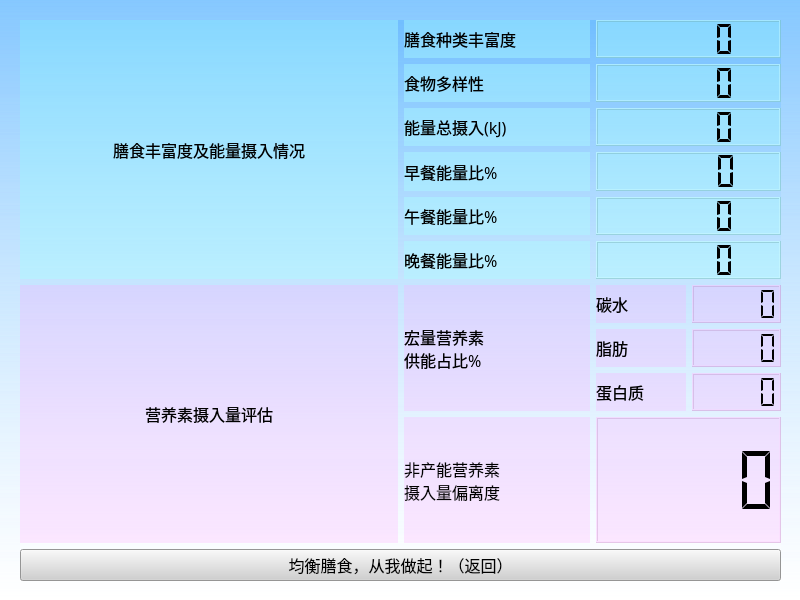
<?xml version="1.0" encoding="UTF-8"?>
<ui version="4.0">
 <class>showpanel</class>
 <widget class="QWidget" name="showpanel">
  <property name="geometry">
   <rect>
    <x>0</x>
    <y>0</y>
    <width>800</width>
    <height>600</height>
   </rect>
  </property>
  <property name="font">
   <font>
    <family>楷体</family>
    <pointsize>12</pointsize>
   </font>
  </property>
  <property name="windowTitle">
   <string>膳食评价</string>
  </property>
  <property name="windowIcon">
   <iconset>
    <normaloff>icon.svg</normaloff>icon.svg</iconset>
  </property>
  <property name="styleSheet">
   <string notr="true">background-color:qlineargradient(spread:pad, x1:0.5, y1:0, x2:0.5, y2:1, stop:0 rgba(79, 175, 255, 113), stop:1 rgba(255, 255, 255, 255))</string>
  </property>
  <widget class="QWidget" name="verticalLayoutWidget">
   <property name="geometry">
    <rect>
     <x>20</x>
     <y>20</y>
     <width>761</width>
     <height>561</height>
    </rect>
   </property>
   <layout class="QVBoxLayout" name="verticalLayout">
    <item>
     <layout class="QHBoxLayout" name="up_half" stretch="0,0">
      <item>
       <widget class="QLabel" name="label">
        <property name="autoFillBackground">
         <bool>false</bool>
        </property>
        <property name="styleSheet">
         <string notr="true">background-color:rgba(170, 255, 255, 100)</string>
        </property>
        <property name="text">
         <string>膳食丰富度及能量摄入情况</string>
        </property>
        <property name="alignment">
         <set>Qt::AlignCenter</set>
        </property>
       </widget>
      </item>
      <item>
       <layout class="QVBoxLayout" name="verticalLayout_5">
        <item>
         <layout class="QHBoxLayout" name="horizontalLayout_6">
          <item>
           <widget class="QLabel" name="label_2">
            <property name="styleSheet">
             <string notr="true">background-color:rgba(170, 255, 255, 100)</string>
            </property>
            <property name="text">
             <string>膳食种类丰富度</string>
            </property>
           </widget>
          </item>
          <item>
           <widget class="QLCDNumber" name="type_lcdnum">
            <property name="styleSheet">
             <string notr="true">background-color:rgba(170, 255, 255, 100)</string>
            </property>
            <property name="segmentStyle">
             <enum>QLCDNumber::Flat</enum>
            </property>
            <property name="value" stdset="0">
             <double>0.000000000000000</double>
            </property>
           </widget>
          </item>
         </layout>
        </item>
        <item>
         <layout class="QHBoxLayout" name="horizontalLayout_8">
          <item>
           <widget class="QLabel" name="label_4">
            <property name="styleSheet">
             <string notr="true">background-color:rgba(170, 255, 255, 100)</string>
            </property>
            <property name="text">
             <string>食物多样性</string>
            </property>
           </widget>
          </item>
          <item>
           <widget class="QLCDNumber" name="variety_lcdnum">
            <property name="styleSheet">
             <string notr="true">background-color:rgba(170, 255, 255, 100)</string>
            </property>
            <property name="segmentStyle">
             <enum>QLCDNumber::Flat</enum>
            </property>
           </widget>
          </item>
         </layout>
        </item>
        <item>
         <layout class="QHBoxLayout" name="horizontalLayout_9">
          <item>
           <widget class="QLabel" name="label_5">
            <property name="styleSheet">
             <string notr="true">background-color:rgba(170, 255, 255, 100)</string>
            </property>
            <property name="text">
             <string>能量总摄入(kJ)</string>
            </property>
           </widget>
          </item>
          <item>
           <widget class="QLCDNumber" name="energy_intake_lcdnum">
            <property name="styleSheet">
             <string notr="true">background-color:rgba(170, 255, 255, 100)</string>
            </property>
            <property name="segmentStyle">
             <enum>QLCDNumber::Flat</enum>
            </property>
           </widget>
          </item>
         </layout>
        </item>
        <item>
         <layout class="QHBoxLayout" name="horizontalLayout_12">
          <item>
           <widget class="QLabel" name="label_8">
            <property name="styleSheet">
             <string notr="true">background-color:rgba(170, 255, 255, 100)</string>
            </property>
            <property name="text">
             <string>早餐能量比%</string>
            </property>
           </widget>
          </item>
          <item>
           <widget class="QLCDNumber" name="breakfast_energy_lcdnum">
            <property name="styleSheet">
             <string notr="true">background-color:rgba(170, 255, 255, 100)</string>
            </property>
            <property name="segmentStyle">
             <enum>QLCDNumber::Flat</enum>
            </property>
           </widget>
          </item>
         </layout>
        </item>
        <item>
         <layout class="QHBoxLayout" name="horizontalLayout_13">
          <item>
           <widget class="QLabel" name="label_9">
            <property name="styleSheet">
             <string notr="true">background-color:rgba(170, 255, 255, 100)</string>
            </property>
            <property name="text">
             <string>午餐能量比%</string>
            </property>
           </widget>
          </item>
          <item>
           <widget class="QLCDNumber" name="lunch_energy_lcd_num">
            <property name="styleSheet">
             <string notr="true">background-color:rgba(170, 255, 255, 100)</string>
            </property>
            <property name="segmentStyle">
             <enum>QLCDNumber::Flat</enum>
            </property>
           </widget>
          </item>
         </layout>
        </item>
        <item>
         <layout class="QHBoxLayout" name="horizontalLayout_7">
          <item>
           <widget class="QLabel" name="label_3">
            <property name="styleSheet">
             <string notr="true">background-color:rgba(170, 255, 255, 100)</string>
            </property>
            <property name="text">
             <string>晚餐能量比%</string>
            </property>
           </widget>
          </item>
          <item>
           <widget class="QLCDNumber" name="dinner_energy_lcdnum">
            <property name="styleSheet">
             <string notr="true">background-color:rgba(170, 255, 255, 100)</string>
            </property>
            <property name="segmentStyle">
             <enum>QLCDNumber::Flat</enum>
            </property>
           </widget>
          </item>
         </layout>
        </item>
       </layout>
      </item>
     </layout>
    </item>
    <item>
     <layout class="QHBoxLayout" name="down_half">
      <item>
       <widget class="QLabel" name="label_11">
        <property name="styleSheet">
         <string notr="true">background-color:rgba(255, 170, 255, 70)</string>
        </property>
        <property name="text">
         <string>营养素摄入量评估</string>
        </property>
        <property name="alignment">
         <set>Qt::AlignCenter</set>
        </property>
       </widget>
      </item>
      <item>
       <layout class="QVBoxLayout" name="verticalLayout_9">
        <item>
         <layout class="QHBoxLayout" name="horizontalLayout_18">
          <item>
           <widget class="QLabel" name="label_12">
            <property name="styleSheet">
             <string notr="true">background-color:rgba(255, 170, 255, 70)</string>
            </property>
            <property name="text">
             <string>宏量营养素
供能占比%</string>
            </property>
           </widget>
          </item>
          <item>
           <layout class="QVBoxLayout" name="verticalLayout_6">
            <item>
             <layout class="QHBoxLayout" name="horizontalLayout_10">
              <item>
               <widget class="QLabel" name="label_18">
                <property name="styleSheet">
                 <string notr="true">background-color:rgba(255, 170, 255, 70)</string>
                </property>
                <property name="text">
                 <string>碳水</string>
                </property>
               </widget>
              </item>
              <item>
               <widget class="QLCDNumber" name="carbon_lcdnum">
                <property name="styleSheet">
                 <string notr="true">background-color:rgba(255, 170, 255, 70)</string>
                </property>
                <property name="segmentStyle">
                 <enum>QLCDNumber::Flat</enum>
                </property>
               </widget>
              </item>
             </layout>
            </item>
            <item>
             <layout class="QHBoxLayout" name="horizontalLayout">
              <item>
               <widget class="QLabel" name="label_6">
                <property name="styleSheet">
                 <string notr="true">background-color:rgba(255, 170, 255, 70)</string>
                </property>
                <property name="text">
                 <string>脂肪</string>
                </property>
               </widget>
              </item>
              <item>
               <widget class="QLCDNumber" name="fat_lcdnum">
                <property name="styleSheet">
                 <string notr="true">background-color:rgba(255, 170, 255, 70)</string>
                </property>
                <property name="segmentStyle">
                 <enum>QLCDNumber::Flat</enum>
                </property>
               </widget>
              </item>
             </layout>
            </item>
            <item>
             <layout class="QHBoxLayout" name="horizontalLayout_5">
              <item>
               <widget class="QLabel" name="label_16">
                <property name="styleSheet">
                 <string notr="true">background-color:rgba(255, 170, 255, 70)</string>
                </property>
                <property name="text">
                 <string>蛋白质</string>
                </property>
               </widget>
              </item>
              <item>
               <widget class="QLCDNumber" name="protein_lcdnum">
                <property name="styleSheet">
                 <string notr="true">background-color:rgba(255, 170, 255, 70)</string>
                </property>
                <property name="segmentStyle">
                 <enum>QLCDNumber::Flat</enum>
                </property>
               </widget>
              </item>
             </layout>
            </item>
           </layout>
          </item>
         </layout>
        </item>
        <item>
         <layout class="QHBoxLayout" name="horizontalLayout_19">
          <item>
           <widget class="QLabel" name="label_13">
            <property name="styleSheet">
             <string notr="true">background-color:rgba(255, 170, 255, 70)</string>
            </property>
            <property name="text">
             <string>非产能营养素
摄入量偏离度</string>
            </property>
           </widget>
          </item>
          <item>
           <widget class="QLCDNumber" name="non_lcdnum">
            <property name="styleSheet">
             <string notr="true">background-color:rgba(255, 170, 255, 70)</string>
            </property>
            <property name="segmentStyle">
             <enum>QLCDNumber::Flat</enum>
            </property>
           </widget>
          </item>
         </layout>
        </item>
       </layout>
      </item>
     </layout>
    </item>
    <item>
     <widget class="QPushButton" name="pushButton">
      <property name="styleSheet">
       <string notr="true">background-color:rgb(208, 208, 208)</string>
      </property>
      <property name="text">
       <string>均衡膳食，从我做起！（返回）</string>
      </property>
     </widget>
    </item>
   </layout>
  </widget>
 </widget>
 <resources/>
 <connections/>
</ui>
